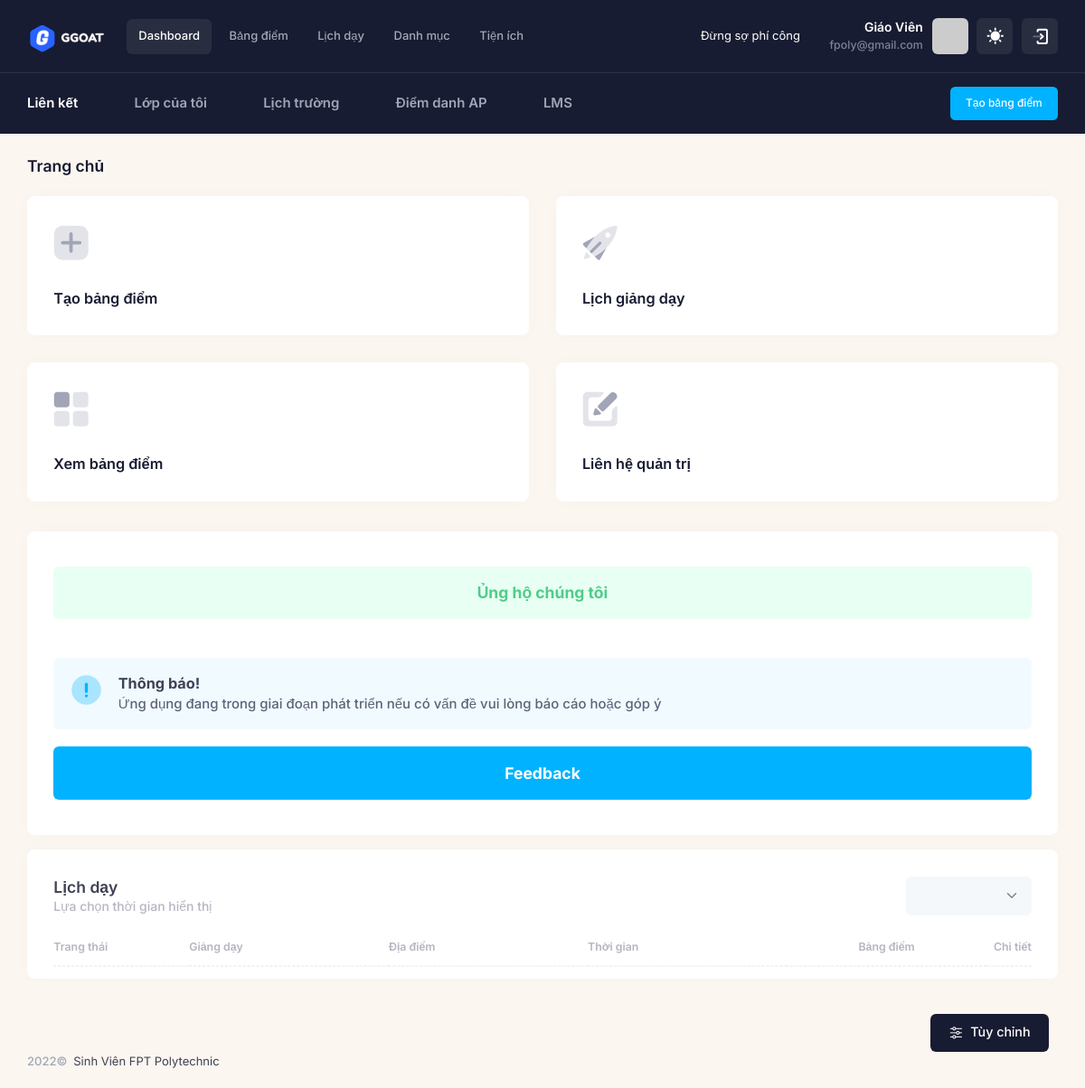
The page / (signed in) on the database its author committed.
### tables this page shows
CREATE TABLE `thanh_ngu` (
  `id` int(11) NOT NULL,
  `noi_dung` text NOT NULL,
  `status` enum('1','2') NOT NULL DEFAULT '2',
  `id_teacher` int(11) NOT NULL
);

CREATE TABLE `teachers` (
  `id_teacher` int(11) NOT NULL,
  `name` varchar(225) NOT NULL,
  `email` varchar(225) NOT NULL,
  `password` text NOT NULL,
  `register_date` datetime DEFAULT NULL,
  `code_donate` text NOT NULL,
  `id_coso` int(11) DEFAULT NULL COMMENT 'cơ sở đang dạy',
  `status` enum('1','2') NOT NULL DEFAULT '2',
  `data` longtext DEFAULT NULL COMMENT 'tất cả dữ liệu quản lý của giáo viên'
);

CREATE TABLE `lien_ket` (
  `id_lienket` int(11) NOT NULL,
  `ten` varchar(225) NOT NULL,
  `url` text NOT NULL,
  `mo_ta` text DEFAULT NULL,
  `id_teacher` int(11) NOT NULL
);

### app/controllers/Teacher.php (called while the page is built, shortened)
<?php
class Teacher extends  Controller
{
  public $data = array();
  public $model_home;
  public function __construct()
  {
    $this->model_home = $this->model('TeacherModel');
    $this->data['type'] = 'teacher';
    $this->data['page_parent'] = 'teacher';
    $this->data['page_target'] = 'teacher';
    $this->data = array_merge($this->data, $this->model_home->data);
  }
  public function index()
  {
    $this->data['page_title'] = 'Trang chủ';
    $this->data['content'] = 'teacher/index';
    $this->data['page_target'] = 'index';
    $this->model_home->index();
    $this->data = array_merge($this->data, $this->model_home->data);
    $this->render('layouts/teacher', $this->data);
  }
}

### index.php (called while the page is built, shortened)
<?php
require_once 'bootstrap.php';
$myApp = new App();

### bootstrap.php (called while the page is built, shortened)
<?php
if (!empty($_SERVER['HTTPS']) && $_SERVER['HTTPS'] == 'on') {
  $web_root = 'https://' . $_SERVER['HTTP_HOST'];
} else {
  $web_root = 'http://' . $_SERVER['HTTP_HOST'];
}
$folder = str_replace(strtolower($_SERVER['DOCUMENT_ROOT']), '', strtolower(__DIR__));
$base_url = $web_root . $folder . '/';
function BASE_URL($url)
{
  global $base_url;
  return $base_url . $url;
}
if (!empty($_SERVER['PATH_INFO'])) {
  $url = $_SERVER['PATH_INFO'];
} else {
  $url = '/';
}
$route = array_filter(explode('/', $url));
$route  = array_values($route);
function route($index)
{
  global $route;
  if (isset($route[$index])) {
    return $route[$index];
  } else {
    return false;
  }
}
require_once  'configs/Database.php';
require_once  'configs/Function.php';
require_once  'core/Controller.php';

### configs/Database.php (called while the page is built, shortened)
<?php
class Database
{
  private $conn;
  function connect()
  {
    if (!$this->conn) {
      try {
        $this->conn = mysqli_connect(HOSTNAME, USERNAME, PASSWORD, DATABASE, PORT);
        mysqli_query($this->conn, "set names 'utf8'");
      } catch (Exception $e) {
        error('503');
        die();
      }
    }
  }
  function getInfoTeacher($data)
  {
    if (isset($_SESSION['email'])) {
      $row = $this->conn->query(
        "SELECT * FROM `teachers`INNER JOIN `co_so` on co_so.id_coso = teachers.id_coso WHERE `email` = '" . $_SESSION['email'] . "' "
      )->fetch_array();
      if ($row) {
        return $row[$data];
      }
      return false;
    }
    return false;
  }
  function get_list($sql)
  {
    $result = mysqli_query($this->conn, $sql);
    $return = array();
    while ($row = mysqli_fetch_assoc($result)) {
      $return[] = $row;
    }
    return $return;
  }
  function get_row($sql)
  {
    $result = mysqli_query($this->conn, $sql);
    $row = mysqli_fetch_assoc($result);
    if ($row) {
      return $row;
    }
    return false;
  }
}

### app/models/TeacherModel.php (called while the page is built, shortened)
<?php
class TeacherModel extends Model
{
    public function __construct()
    {
        $this->data = [
            'hoc_ky' => $this->get_list("SELECT * FROM  `hoc_ky`
            WHERE id_teacher  = '" . $this->getInfoTeacher('id_teacher') . "'
            order by case
            when ten_hocky LIKE '%spring%' then 1
            when ten_hocky LIKE '%summer%'  then 2
            when ten_hocky LIKE '%fall%'  then 3
            end
            , reverse(reverse(ten_hocky) + 0) + 0 DESC"),
            'khoa' =>
            $this->get_list(
                "SELECT * FROM `khoa` WHERE id_teacher = '" . $this->getInfoTeacher('id_teacher') . "'  ORDER BY ten_khoa DESC"
            ),
            'mon_hoc' =>
            $this->get_list(
                "SELECT * FROM `mon_hoc` WHERE id_teacher = '" . $this->getInfoTeacher('id_teacher') . "' ORDER BY id_mon DESC"
            ),
            'loai_lop' =>
            $this->get_list(
                "SELECT * FROM `loai_lop` WHERE  id_teacher = '" . $this->getInfoTeacher('id_teacher') . "' ORDER BY id_loai DESC"
            ),
            'lien_ket' =>
            $this->get_list(
                "SELECT * FROM `lien_ket` WHERE id_teacher = '" . $this->getInfoTeacher('id_teacher') . "'  ORDER BY id_lienket DESC limit 5"
            ),
        ];
    }
    public function index()
    {
        $this->data = [
            'lich_day' => $this->get_list("SELECT lich_day.*, loai_lop.ten_lop, mon_hoc.ten_mon, mon_hoc.ma_mon FROM `lich_day`
            INNER JOIN loai_lop ON lich_day.id_lop = loai_lop.id_loai
            INNER JOIN mon_hoc ON lich_day.id_mon = mon_hoc.id_mon
            WHERE lich_day.id_teacher = '" . $this->getInfoTeacher('id_teacher') . "' ORDER BY lich_day.id DESC"),
            'thanh_ngu' => $this->get_row("SELECT * FROM `thanh_ngu` WHERE id_teacher = '" . $this->getInfoTeacher('id_teacher') . "' AND status = '2' ORDER BY rand() LIMIT 1"),
        ];
    }
}

### configs/Function.php (called while the page is built, shortened)
<?php
$DB = new Database;

### app/views/layouts/teacher.php (the view, shortened to what this page needs)
<?php require_once 'app/views/include/head.php';
?>
<div class="d-flex  flex-column flex-root app-root" id="kt_app_root">
  <div class="app-page flex-column flex-column-fluid" id="kt_app_page">
    <?php require_once 'app/views/include/teacher/header.php'; ?>
    <div class="app-wrapper flex-column flex-row-fluid" id="kt_app_wrapper">
      <div class="app-container container-xxl d-flex flex-row flex-column-fluid" id="app-container">
        <div class="app-main flex-column flex-row-fluid" id="kt_app_main">
          <div class="d-flex flex-column flex-column-fluid">
            <div id="kt_app_toolbar" class="app-toolbar py-3 py-lg-6">
              <div class="d-flex flex-grow-1 flex-stack flex-wrap gap-2 mb-n10" id="kt_toolbar">
                <div class="page-title d-flex flex-column justify-content-center flex-wrap me-3">
                  <h1 class="page-heading d-flex text-dark fw-bold fs-3 flex-column justify-content-center my-0"><?= $this->data['page_title'] ?></h1>
                </div>
              </div>
            </div>
            <div id="kt_app_content" class="app-content flex-column-fluid">
            </div>
          </div>
          <div id="kt_app_footer" class="app-footer align-items-center justify-content-center justify-content-md-between flex-column flex-md-row py-3 py-lg-6">
            <div class="text-dark order-2 order-md-1">
              <span class="text-muted fw-semibold me-1">2022©</span>
              <a href="javascript:void(0)" target="_blank" class="text-gray-800 text-hover-primary">Sinh Viên FPT Polytechnic</a>
            </div>
          </div>
        </div>
      </div>
    </div>
  </div>
</div>
<?php require_once 'app/views/include/teacher/widget.php'; ?>
<?php require_once 'app/views/include/end.php'; ?>

### app/views/include/teacher/header.php (shortened to what this page needs)
<?php
global $DB;
?>
<div id="kt_app_header" class="app-header">
  <div class="app-header-primary" data-kt-sticky="true" data-kt-sticky-name="app-header-primary-sticky" data-kt-sticky-offset="{default: 'false', lg: '300px'}">
    <div class="app-container container-xxl d-flex align-items-stretch justify-content-between">
      <div class="d-flex flex-grow-1 flex-lg-grow-0">
        <div class="d-flex align-items-center me-7" id="kt_app_header_logo_wrapper">
          <a href="" class="d-flex align-items-center">
            <img alt="Logo" src="<?= BASE_URL('assets/media/logos/logo.png') ?>" class="h-35px" />
          </a>
        </div>
        <div class="app-header-menu app-header-mobile-drawer align-items-stretch" data-kt-drawer="true" data-kt-drawer-name="app-header-menu" data-kt-drawer-activate="{default: true, lg: false}" data-kt-drawer-overlay="true" data-kt-drawer-width="250px" data-kt-drawer-direction="start" data-kt-drawer-toggle="#kt_app_header_menu_toggle" data-kt-swapper="true" data-kt-swapper-mode="{default: 'append', lg: 'prepend'}" data-kt-swapper-parent="{default: '#kt_app_body', lg: '#kt_app_header_wrapper'}">
          <div class="menu menu-rounded menu-active-bg menu-state-primary menu-column menu-lg-row menu-title-gray-700 menu-icon-gray-500 menu-arrow-gray-500 menu-bullet-gray-500 my-5 my-lg-0 align-items-stretch fw-semibold px-2 px-lg-0" id="kt_app_header_menu" data-kt-menu="true">
            <?php
            $menu = [
              [
                'name' => 'Dashboard',
                'path' => 'dashboard',
              ],
              [
                'name' => 'Bảng điểm',
                'path' => 'bang-diem',
              ],
              [
                'name' => 'Lịch dạy',
                'path' => 'lich-day',
              ],
              [
                'name' => 'Danh mục',
                'path' => 'danh-muc',
                'sub' => [
                  [
                    'name' => 'Khóa học',
                    'path' => 'khoa-hoc',
                  ],
                  [
                    'name' => 'Học kỳ',
                    'path' => 'hoc-ky',
                  ],
                  [
                    'name' => 'Môn học',
                    'path' => 'mon-hoc',
                  ],
                  [
                    'name' => 'Loại lớp',
                    'path' => 'loai-lop',
                  ],
                  [
                    'name' => 'Loại điểm',
                    'path' => 'loai-diem',
                  ],
                ]
              ],
              [
                'name' => 'Tiện ích',
                'path' => 'tien-ich',
                'sub' => [
                  [
                    'name' => 'Liên kết',
                    'path' => 'lien-ket',
                  ],
                  [
                    'name' => 'Thành ngữ',
                    'path' => 'thanh-ngu',
                  ],
                ]
              ],
            ];
            ?>
            <?php
            foreach ($menu as $item) {
              extract($item); ?>
              <div <?= isset($sub) ? 'data-kt-menu-trigger="{' . "default: 'click'" . " ,lg:'hover'" . '}"' : '' ?> data-kt-menu-placement="bottom-start" class="menu-item <?= (route(0) == $path) || ((route(0) == '' && $path == 'dashboard')) ? 'here show' : false ?>" menu-lg-down-accordion menu-sub-lg-down-indention me-0 me-lg-2">
                <?php
                if (!isset($sub)) { ?>
                  <a class="menu-link py-3" href="<?= BASE_URL($path) ?>"><?= $name ?></a>
                <?php } else { ?>
                  <span class="menu-link py-3">
                    <span class="menu-title">
                      <?= $name ?>
                    </span>
                  <?php } ?>
                  </span>
              </div>
            <?php } ?>
          </div>
        </div>
      </div>
      <div class="app-navbar flex-shrink-0">
        <div class="app-navbar-item ms-3" id="kt_header_user_menu_toggle">
          <div class="text-white mx-5 px-5">
            <marquee>
              <?= isset($this->data['thanh_ngu']['noi_dung']) ?  $this->data['thanh_ngu']['noi_dung'] : 'Đừng sợ phí công' ?>
            </marquee>
          </div>
          <div class="text-end d-none d-sm-flex flex-column justify-content-center me-3">
            <a href="" class="text-white text-hover-primary fs-6 fw-bold">Giáo Viên</a>
            <span class="text-gray-600 fs-7 fw-semibold d-block"><?= $DB->getInfoTeacher('email') ?></span>
          </div>
          <div class="cursor-pointer symbol symbol-35px symbol-md-40px" data-kt-menu-trigger="{default: 'click', lg: 'hover'}" data-kt-menu-attach="parent" data-kt-menu-placement="bottom-end">
            <img src="https://ui-avatars.com/api/?name=<?= $DB->getInfoTeacher('email') ?>" alt="user" />
          </div>
        </div>
        <div class="app-navbar-item ms-3">
          <a href="#" class="btn btn-icon btn-icon-white btn-active-color-primary btn-custom w-35px h-35px w-md-40px h-md-40px" data-kt-menu-trigger="{default:'click', lg: 'hover'}" data-kt-menu-attach="parent" data-kt-menu-placement="bottom-end">
            <span class="svg-icon theme-light-show svg-icon-2">
            </span>
          </a>
        </div>
        <div class="app-navbar-item ms-3">
          <a href="<?= BASE_URL('auth/logout') ?>" class="btn btn-icon btn-icon-white btn-active-color-primary btn-custom w-35px h-35px w-md-40px h-md-40px">
            <span class="svg-icon svg-icon-1">
            </span>
          </a>
        </div>
      </div>
    </div>
  </div>
  <div class="app-header-secondary">
    <div class="app-container container-xxl d-flex align-items-stretch">
      <div class="w-100 d-flex flex-stack">
        <div class="d-flex flex-stack me-5">
          <span class="text-white fw-bold fs-5 me-3 me-lg-6">Liên kết</span>
          <div class="d-flex gap-1 gap-lg-2">
            <?php
            if (!empty($this->data['lien_ket'])) {
              $lien_ket = $this->data['lien_ket'];
              foreach ($lien_ket as $item) {
                extract($item);
            ?>
                <a href="<?= $url ?>" target="_blank" class="custom-link rounded px-lg-4 py-lg-2 d-flex flex-center">
                  <span class="d-none d-lg-inline text-muted fw-bold text-hover-primary fs-5 ps-3"><?= $ten ?></span>
                </a>
            <?php }
            } ?>
          </div>
        </div>
        <a href="" class="btn btn-sm btn-primary py-3" data-bs-toggle="modal" data-bs-target="#kt_modal_create_app">Tạo bảng điểm</span></a>
      </div>
    </div>
  </div>
</div>

### rows shown on the page
thanh_ngu: noi_dung "Đừng sợ phí công"
teachers: email "fpoly@gmail.com"
lien_ket: ten "Lớp của tôi"
lien_ket: ten "Lịch trường"
lien_ket: ten "Điểm danh AP"
lien_ket: ten "LMS"

### other values the page prints
$name "Dashboard"
$name "Bảng điểm"
$name "Lịch dạy"
$name "Danh mục"
$name "Tiện ích"
$this->data['page_title'] "Trang chủ"
